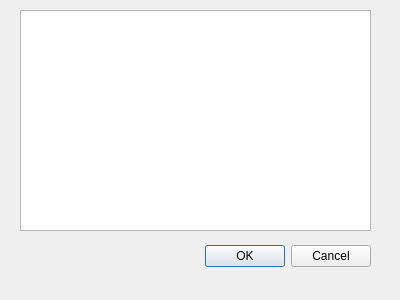
<?xml version="1.0" encoding="UTF-8"?>
<ui version="4.0">
 <class>SerialSelector</class>
 <widget class="QDialog" name="SerialSelector">
  <property name="geometry">
   <rect>
    <x>0</x>
    <y>0</y>
    <width>400</width>
    <height>300</height>
   </rect>
  </property>
  <property name="windowTitle">
   <string>Dialog</string>
  </property>
  <widget class="QDialogButtonBox" name="buttonBox">
   <property name="geometry">
    <rect>
     <x>30</x>
     <y>240</y>
     <width>341</width>
     <height>32</height>
    </rect>
   </property>
   <property name="orientation">
    <enum>Qt::Horizontal</enum>
   </property>
   <property name="standardButtons">
    <set>QDialogButtonBox::Cancel|QDialogButtonBox::Ok</set>
   </property>
  </widget>
  <widget class="QListWidget" name="portListWidget">
   <property name="geometry">
    <rect>
     <x>20</x>
     <y>10</y>
     <width>351</width>
     <height>221</height>
    </rect>
   </property>
  </widget>
 </widget>
 <resources/>
 <connections>
  <connection>
   <sender>buttonBox</sender>
   <signal>accepted()</signal>
   <receiver>SerialSelector</receiver>
   <slot>accept()</slot>
   <hints>
    <hint type="sourcelabel">
     <x>248</x>
     <y>254</y>
    </hint>
    <hint type="destinationlabel">
     <x>157</x>
     <y>274</y>
    </hint>
   </hints>
  </connection>
  <connection>
   <sender>buttonBox</sender>
   <signal>rejected()</signal>
   <receiver>SerialSelector</receiver>
   <slot>reject()</slot>
   <hints>
    <hint type="sourcelabel">
     <x>316</x>
     <y>260</y>
    </hint>
    <hint type="destinationlabel">
     <x>286</x>
     <y>274</y>
    </hint>
   </hints>
  </connection>
 </connections>
</ui>
